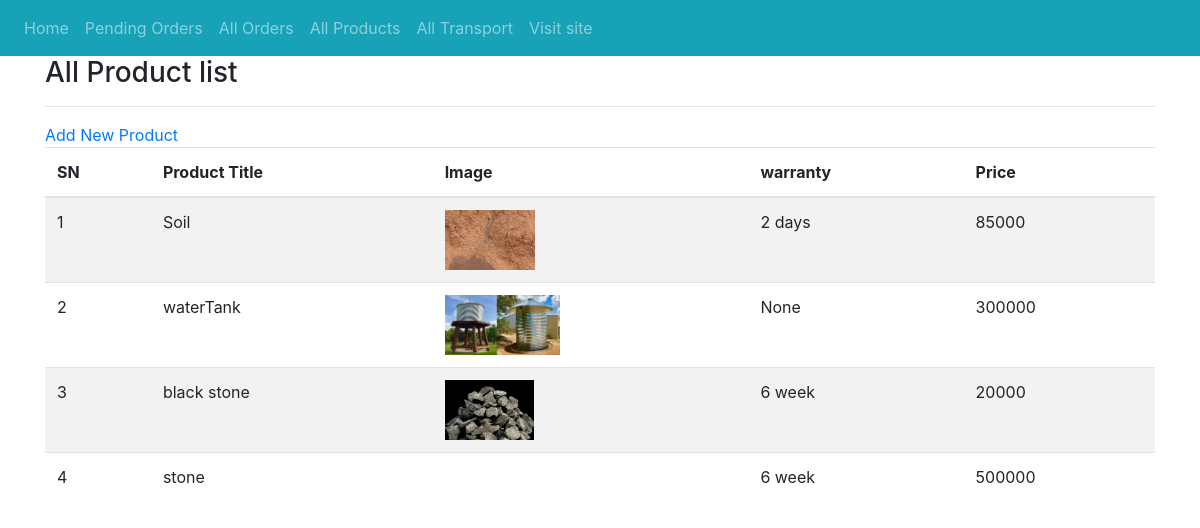
/admin-product/list/ (signed in), run on an earlier commit of the app's database.
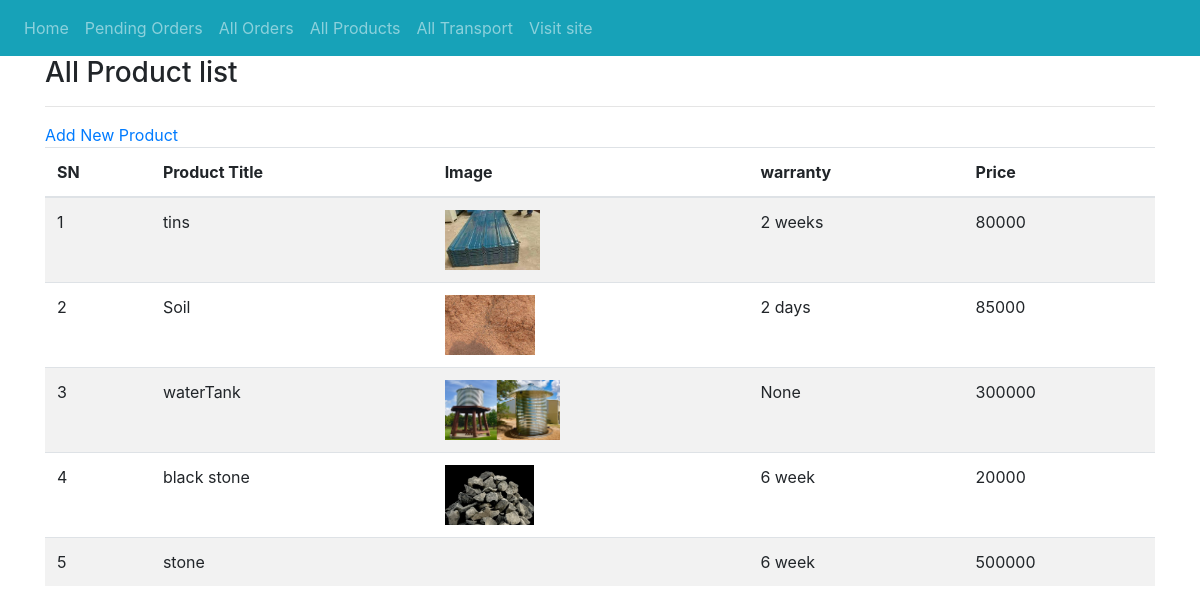
And on a later commit of the database.
### ecomapp/models.py (models this page shows, shortened)
class Product(models.Model):
    title = models.CharField(max_length=200)
    slug = models.SlugField(unique=True)
    category = models.ForeignKey(Category, on_delete=models.CASCADE)
    image = models.ImageField(upload_to="products")
    marked_price = models.PositiveIntegerField()
    selling_price = models.PositiveIntegerField()
    description = models.TextField()
    warranty = models.CharField(max_length=300, null=True, blank=True)
    return_policy = models.CharField(max_length=300, null=True, blank=True)
    view_count = models.PositiveIntegerField(default=0)
    productowner=models.CharField(User.get_full_name, max_length=300, default="ihamegrbt@gmail.com")

### ecomapp/views.py (the view)
# urls.py: path("admin-product/list/", AdminProductListView.as_view(),
class AdminProductListView(AdminRequiredMixin, ListView):
    template_name = "adminpages/adminproductlist.html"
    queryset = Product.objects.all().order_by("-id")
    context_object_name = "allproducts"

### ecomapp/views.py (called while the page is built)
    def dispatch(self, request, *args, **kwargs):
        if request.user.is_authenticated and Admin.objects.filter(user=request.user).exists():
            pass
        else:
            return redirect("/admin-login/")
        return super().dispatch(request, *args, **kwargs)

### templates/adminpages/adminproductlist.html (shortened to what this page needs)
{% extends 'adminpages/adminbase.html' %}
{% block content %}
<div class="container">
    <div class="row">
        <div class="col-md-12">
            <h3>All Product list</h3><hr>
            <a href="{% url 'ecomapp:adminproductcreate' %}">Add New Product</a>
            <table class="table table-striped">
                <thead>
                    <tr>
                        <th>SN</th>
                        <th>Product Title</th>
                        <th>Image</th>
                        <th>warranty</th>
                        <th>Price</th>
                    </tr>
                </thead>
                <tbody>
                    {% for p in allproducts %}
                    <tr>
                        <td>{{forloop.counter}}</td>
                        <td>{{p.title}}</td>
                        <td><img src="{{p.image.url}}" style="height: 60px;" alt=""></td>
                        <td>{{p.warranty}}</td>
                        <td>{{p.selling_price}}</td>
                    </tr>
                    {% endfor %}
                </tbody>
            </table>
        </div>
    </div>
</div>
{% endblock %}

### templates/adminpages/adminbase.html (shortened to what this page needs)
<!DOCTYPE html>
<html lang="en">
<head>
    <link rel="stylesheet" href="https://stackpath.bootstrapcdn.com/bootstrap/4.5.2/css/bootstrap.min.css">
</head>
<body>
    <nav class="navbar navbar-expand-lg navbar-dark bg-info">
        <ul class="navbar-nav mr-auto" style="align-items: center;">
            <li>
                <a class="nav-link" href="{% url 'ecomapp:home' %}">Home</a>
            </li>
            <li>
                <a class="nav-link" href="{% url 'ecomapp:adminhome' %}">Pending Orders</a>
            </li>
            <li>
                <a class="nav-link" href="{% url 'ecomapp:adminorderlist' %}">All Orders</a>
            </li>
            <li>
                <a class="nav-link" href="{% url 'ecomapp:adminproductlist' %}">All Products</a>
            </li>
            <li>
                <a class="nav-link" href="{% url 'ecomapp:linfoxcargolist' %}">All Transport</a>
            </li>
            <li>
                <a class="nav-link" href="{% url 'ecomapp:home' %}" target="_blank">Visit site</a>
            </li>
        </ul>
    </nav>
    {% block content %}
    {% endblock %}
</body>
</html>

What changed in the data, as far as the page shows it:
added Product: title "tins", image (picture), warranty "2 weeks", selling_price "80000"
